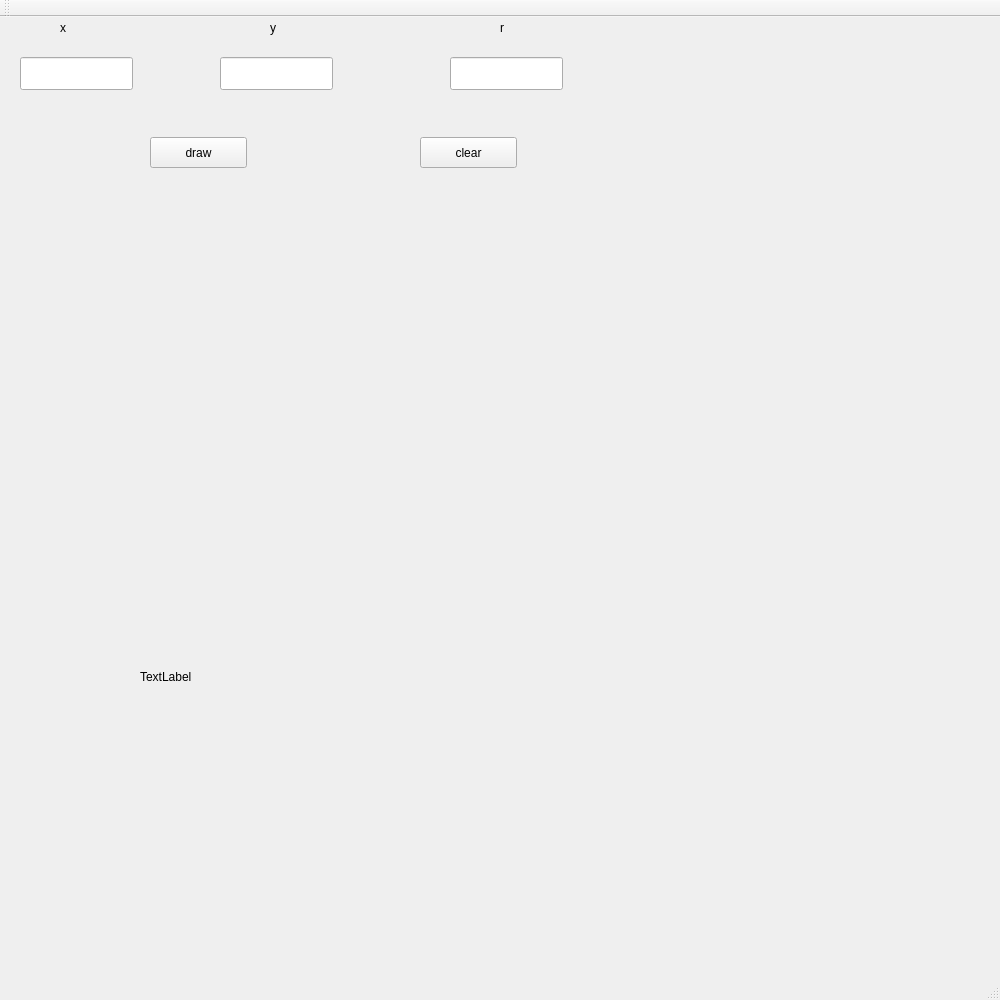
<?xml version="1.0" encoding="UTF-8"?>
<ui version="4.0">
 <class>circle1</class>
 <widget class="QMainWindow" name="circle1">
  <property name="geometry">
   <rect>
    <x>0</x>
    <y>0</y>
    <width>1000</width>
    <height>1000</height>
   </rect>
  </property>
  <property name="windowTitle">
   <string>circle1</string>
  </property>
  <widget class="QWidget" name="centralWidget">
   <widget class="QPushButton" name="pushButton">
    <property name="geometry">
     <rect>
      <x>150</x>
      <y>120</y>
      <width>97</width>
      <height>31</height>
     </rect>
    </property>
    <property name="text">
     <string>draw</string>
    </property>
   </widget>
   <widget class="QPushButton" name="pushButton_2">
    <property name="geometry">
     <rect>
      <x>420</x>
      <y>120</y>
      <width>97</width>
      <height>31</height>
     </rect>
    </property>
    <property name="text">
     <string>clear</string>
    </property>
   </widget>
   <widget class="QLabel" name="label_2">
    <property name="geometry">
     <rect>
      <x>270</x>
      <y>0</y>
      <width>65</width>
      <height>21</height>
     </rect>
    </property>
    <property name="text">
     <string>y</string>
    </property>
   </widget>
   <widget class="QLineEdit" name="lineEdit">
    <property name="geometry">
     <rect>
      <x>20</x>
      <y>40</y>
      <width>113</width>
      <height>33</height>
     </rect>
    </property>
   </widget>
   <widget class="QLineEdit" name="lineEdit_2">
    <property name="geometry">
     <rect>
      <x>220</x>
      <y>40</y>
      <width>113</width>
      <height>33</height>
     </rect>
    </property>
   </widget>
   <widget class="QLabel" name="label_4">
    <property name="geometry">
     <rect>
      <x>140</x>
      <y>210</y>
      <width>900</width>
      <height>900</height>
     </rect>
    </property>
    <property name="text">
     <string>TextLabel</string>
    </property>
   </widget>
   <widget class="QLineEdit" name="lineEdit_3">
    <property name="geometry">
     <rect>
      <x>450</x>
      <y>40</y>
      <width>113</width>
      <height>33</height>
     </rect>
    </property>
   </widget>
   <widget class="QLabel" name="label">
    <property name="geometry">
     <rect>
      <x>60</x>
      <y>0</y>
      <width>65</width>
      <height>21</height>
     </rect>
    </property>
    <property name="text">
     <string>x</string>
    </property>
   </widget>
   <widget class="QLabel" name="label_3">
    <property name="geometry">
     <rect>
      <x>500</x>
      <y>0</y>
      <width>65</width>
      <height>21</height>
     </rect>
    </property>
    <property name="text">
     <string>r</string>
    </property>
   </widget>
  </widget>
  <widget class="QMenuBar" name="menuBar">
   <property name="geometry">
    <rect>
     <x>0</x>
     <y>0</y>
     <width>1000</width>
     <height>26</height>
    </rect>
   </property>
  </widget>
  <widget class="QToolBar" name="mainToolBar">
   <attribute name="toolBarArea">
    <enum>TopToolBarArea</enum>
   </attribute>
   <attribute name="toolBarBreak">
    <bool>false</bool>
   </attribute>
  </widget>
  <widget class="QStatusBar" name="statusBar"/>
 </widget>
 <layoutdefault spacing="6" margin="11"/>
 <resources/>
 <connections/>
</ui>
